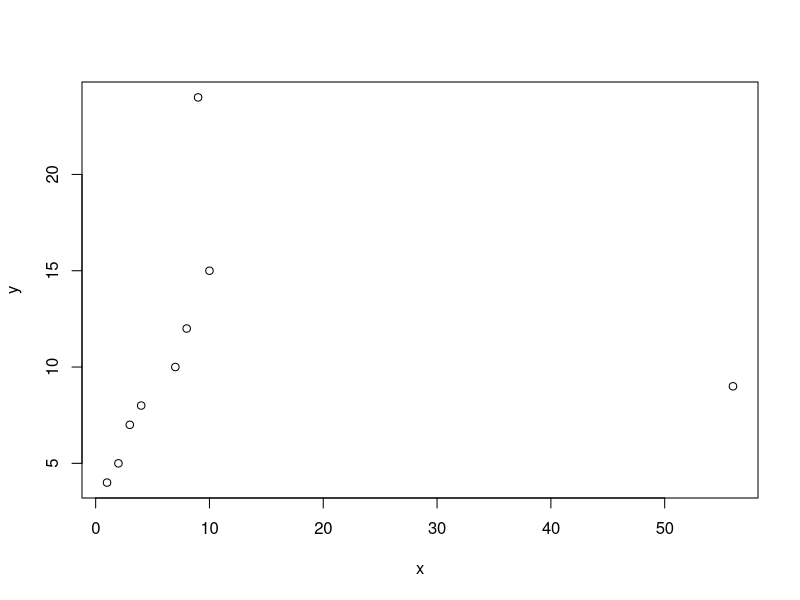

The R source for this figure: (Note: this script raises an error after producing the figure.)
x<-c(1,2,3,4,56,7,8,9,10)
y<-c(4,5,7,8,9,10,12,24,15)
plot(x,y)
model<-nls(y~b1*x^2+b2,start=list(b1=1,b2=3))
new.data<-data.frame(x=seq(min(x),max(x),len=100))
lines(new.data$val,predict(model.newdata=new.data))
print(sum(resid(model)^2))
print(confint(model))